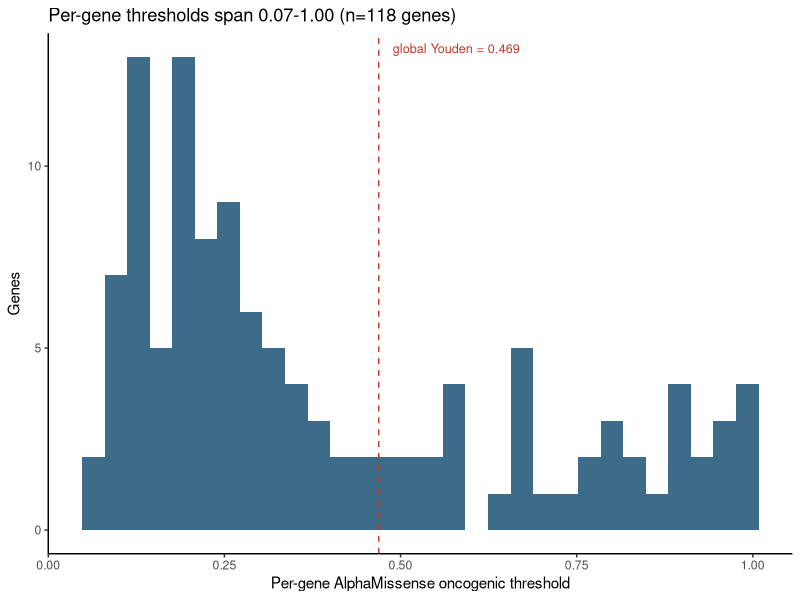
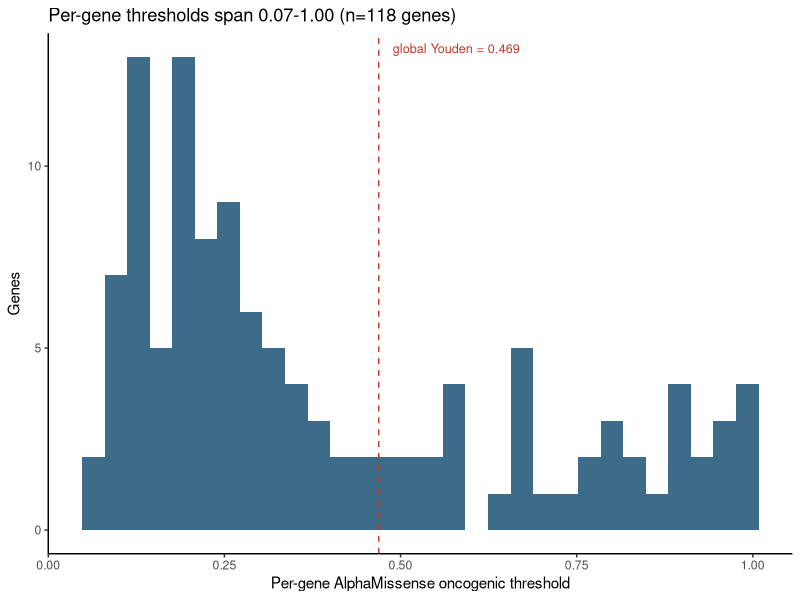
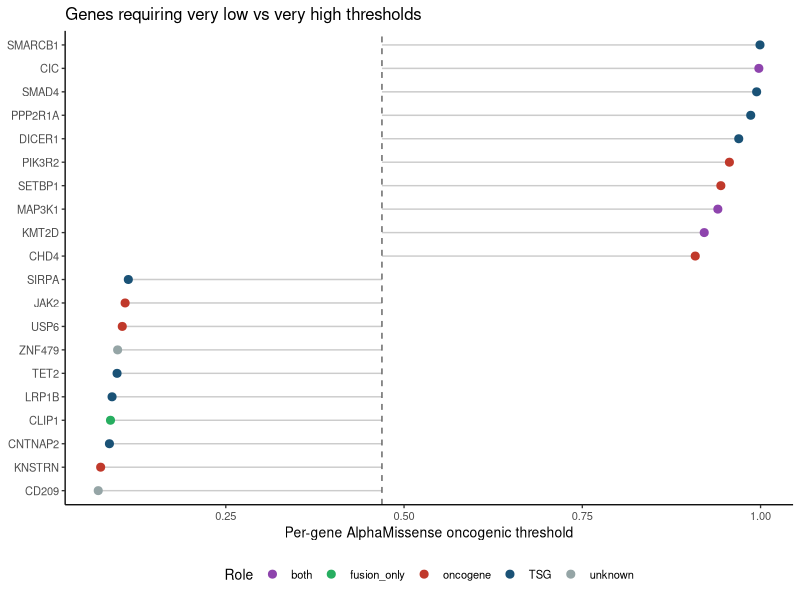
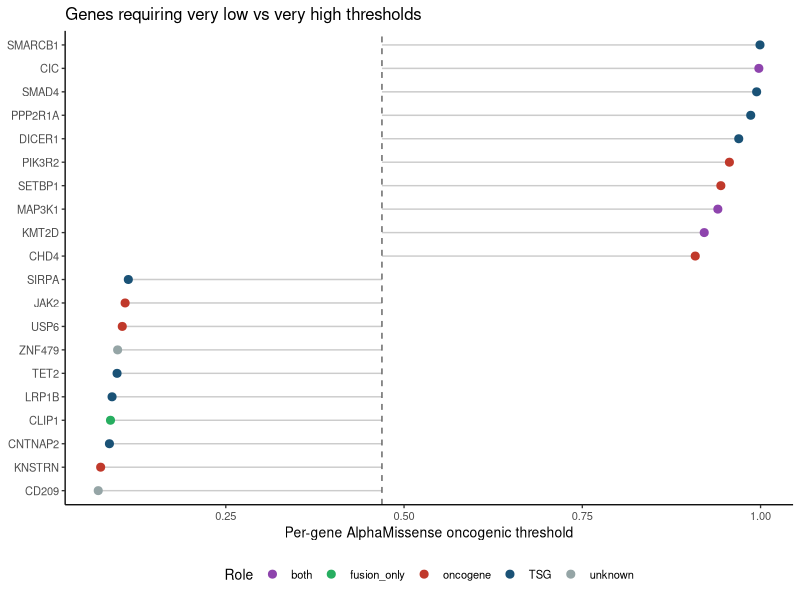
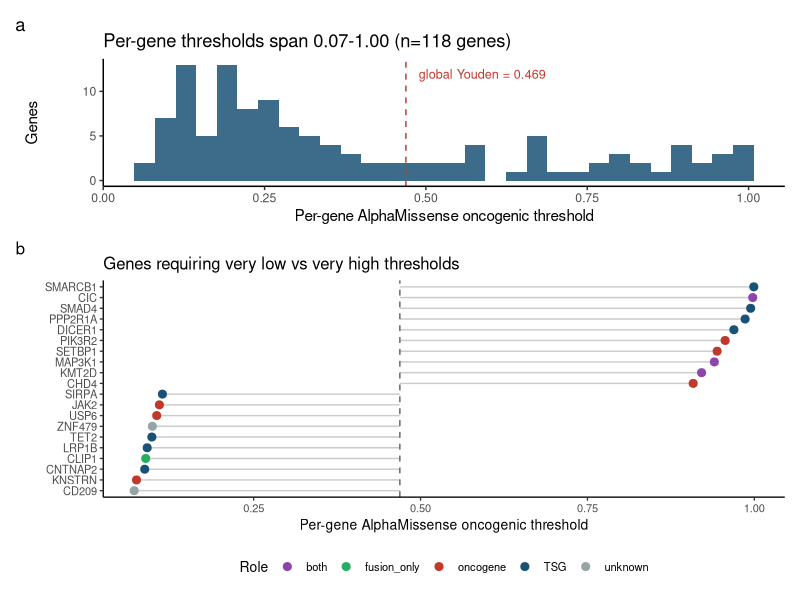
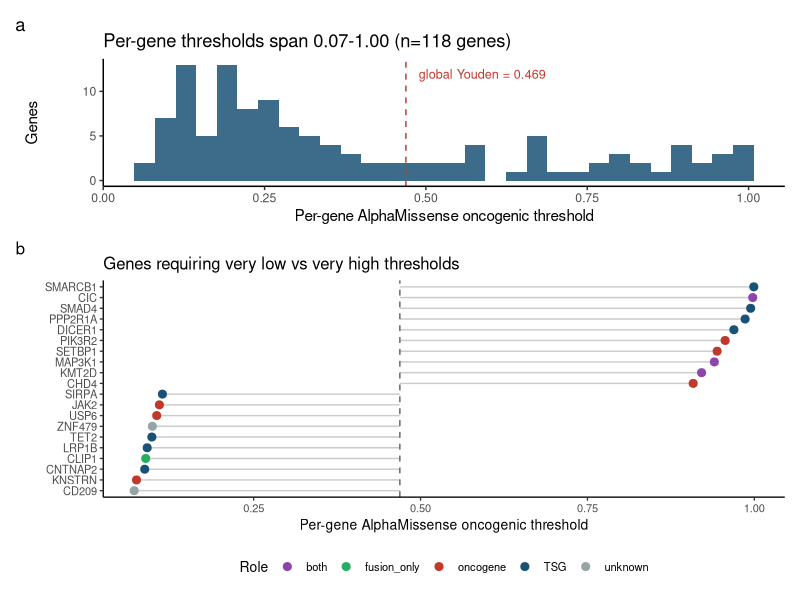

Write R code to recreate these figures, in order.
# Fig 5 — Per-gene oncogenic threshold heterogeneity (AlphaMissense)
# Input: tables/per_gene_calibration.tsv  Output: fig5_per_gene_threshold.{pdf,png}
# Message: per-gene oncogenic thresholds span widely from 0.07 to 0.99 (a global 0.469 cannot cover this).
# Resolve the repository root from this script's own location so the script runs
# correctly whether invoked as `Rscript figures/<name>.R` from the repo root or as
# `Rscript <name>.R` from inside figures/.
.a <- commandArgs(trailingOnly = FALSE)
.f <- sub("^--file=", "", .a[grep("^--file=", .a)])
if (length(.f)) setwd(normalizePath(file.path(dirname(.f[1]), "..")))
dir.create("figures_R", showWarnings = FALSE)   # output directory, not tracked in git

suppressPackageStartupMessages({library(tidyverse)})

d <- read.delim("tables/per_gene_calibration.tsv", check.names = FALSE) %>%
  filter(!is.na(am_threshold))
global <- 0.469

# (a) Distribution histogram
pa <- ggplot(d, aes(am_threshold)) +
  geom_histogram(bins = 30, fill = "#1A5276", alpha = 0.85) +
  geom_vline(xintercept = global, linetype = "dashed", color = "#C0392B") +
  annotate("text", x = global + 0.02, y = Inf, vjust = 2, hjust = 0,
           label = "global Youden = 0.469", color = "#C0392B", size = 3.2) +
  labs(x = "Per-gene AlphaMissense oncogenic threshold", y = "Genes",
       title = sprintf("Per-gene thresholds span %.2f-%.2f (n=%d genes)",
                       min(d$am_threshold), max(d$am_threshold), nrow(d))) +
  theme_classic(base_size = 11)

ggsave("figures_R/fig5_per_gene_threshold.pdf", pa, width = 5.5, height = 3.3)
ggsave("figures_R/fig5_per_gene_threshold.png", pa, width = 5.5, height = 3.3, dpi = 300)

# (b) Extreme-gene forest — reduced to top/bottom 10 each (=20) to fit on one page
N_EACH <- 10
ext <- d %>% arrange(am_threshold) %>%
  slice(c(1:N_EACH, (n()-N_EACH+1):n())) %>% mutate(gene = fct_inorder(gene))
pal_role <- c(oncogene = "#C0392B", TSG = "#1A5276", both = "#8E44AD",
              unknown = "#95A5A6", fusion_only = "#27AE60")
pb <- ggplot(ext, aes(am_threshold, gene, color = role_class)) +
  geom_segment(aes(x = global, xend = am_threshold, yend = gene), color = "grey80") +
  geom_point(size = 2.4) +
  geom_vline(xintercept = global, linetype = "dashed", color = "grey40") +
  scale_color_manual(values = pal_role, name = "Role") +
  labs(x = "Per-gene AlphaMissense oncogenic threshold", y = NULL,
       title = "Genes requiring very low vs very high thresholds") +
  theme_classic(base_size = 10) + theme(legend.position = "bottom")
ggsave("figures_R/fig5b_per_gene_forest.pdf", pb, width = 5.5, height = 5.0)
ggsave("figures_R/fig5b_per_gene_forest.png", pb, width = 5.5, height = 5.0, dpi = 300)

# (optional) Single-page combined version: a top / b bottom (if patchwork is available)
if (requireNamespace("patchwork", quietly = TRUE)) {
  comb <- patchwork::wrap_plots(pa, pb, ncol = 1, heights = c(1, 1.7)) +
          patchwork::plot_annotation(tag_levels = "a")
  ggsave("figures_R/fig5_per_gene_combined.pdf", comb, width = 5.8, height = 8.2)
  ggsave("figures_R/fig5_per_gene_combined.png", comb, width = 5.8, height = 8.2, dpi = 300)
}
